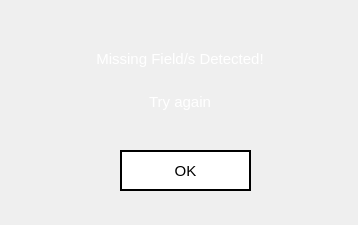
<?xml version="1.0" encoding="UTF-8"?>
<ui version="4.0">
 <class>admin_error3</class>
 <widget class="QWidget" name="admin_error3">
  <property name="geometry">
   <rect>
    <x>0</x>
    <y>0</y>
    <width>358</width>
    <height>225</height>
   </rect>
  </property>
  <property name="minimumSize">
   <size>
    <width>358</width>
    <height>225</height>
   </size>
  </property>
  <property name="maximumSize">
   <size>
    <width>358</width>
    <height>225</height>
   </size>
  </property>
  <property name="windowTitle">
   <string>Warning</string>
  </property>
  <property name="windowIcon">
   <iconset>
    <normaloff>icon.png</normaloff>icon.png</iconset>
  </property>
  <property name="styleSheet">
   <string notr="true">QWidget#admin_error3{
border-image: url(:images/gradient.png);
}

QPushButton{
background: transparent;
background-color: white;
border: 2px solid black;
}

QPushButton:hover{
background-color: rgb(30, 30, 30);
color: white;
}

QPushButton:pressed
{
font: bold;
}
</string>
  </property>
  <widget class="QWidget" name="verticalLayoutWidget">
   <property name="geometry">
    <rect>
     <x>30</x>
     <y>40</y>
     <width>300</width>
     <height>81</height>
    </rect>
   </property>
   <layout class="QVBoxLayout" name="verticalLayout">
    <item>
     <widget class="QLabel" name="label">
      <property name="font">
       <font>
        <pointsize>11</pointsize>
       </font>
      </property>
      <property name="text">
       <string>&lt;html&gt;&lt;head/&gt;&lt;body&gt;&lt;p&gt;&lt;span style=&quot; color:#ffffff;&quot;&gt;Missing Field/s Detected!&lt;/span&gt;&lt;/p&gt;&lt;/body&gt;&lt;/html&gt;</string>
      </property>
      <property name="alignment">
       <set>Qt::AlignCenter</set>
      </property>
     </widget>
    </item>
    <item>
     <widget class="QLabel" name="label_3">
      <property name="font">
       <font>
        <pointsize>11</pointsize>
       </font>
      </property>
      <property name="text">
       <string>&lt;html&gt;&lt;head/&gt;&lt;body&gt;&lt;p&gt;&lt;span style=&quot; color:#ffffff;&quot;&gt;Try again&lt;/span&gt;&lt;/p&gt;&lt;/body&gt;&lt;/html&gt;</string>
      </property>
      <property name="alignment">
       <set>Qt::AlignCenter</set>
      </property>
     </widget>
    </item>
   </layout>
  </widget>
  <widget class="QPushButton" name="sys_ok">
   <property name="geometry">
    <rect>
     <x>120</x>
     <y>150</y>
     <width>131</width>
     <height>41</height>
    </rect>
   </property>
   <property name="font">
    <font>
     <pointsize>11</pointsize>
    </font>
   </property>
   <property name="cursor">
    <cursorShape>PointingHandCursor</cursorShape>
   </property>
   <property name="text">
    <string>OK</string>
   </property>
  </widget>
 </widget>
 <resources>
  <include location="resource.qrc"/>
 </resources>
 <connections/>
</ui>
